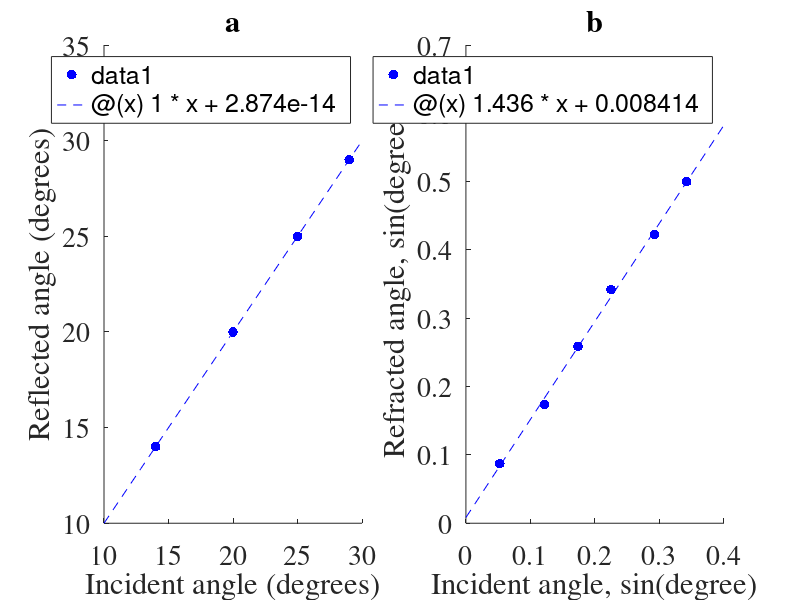
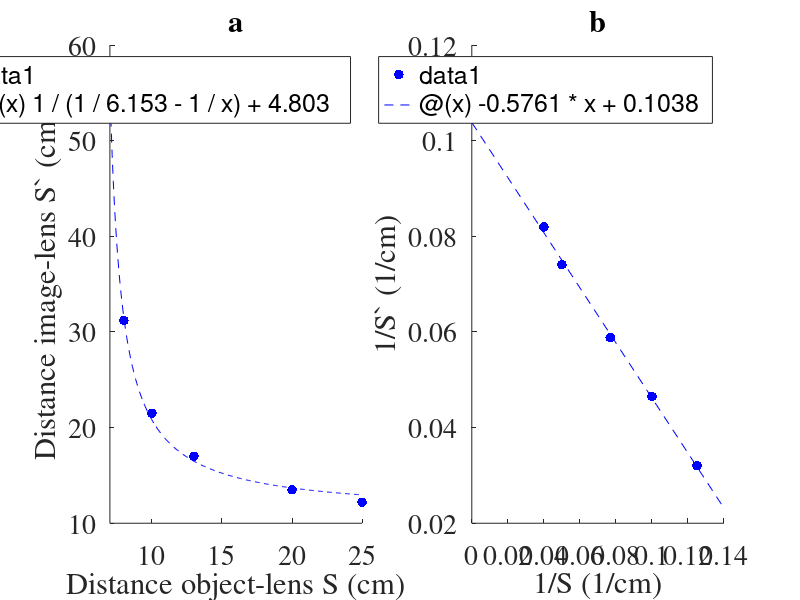

Write MATLAB code to recreate these figures, in order. (Note: this script raises an error after producing the figures.)
%% fig1 reflection and refraction plot sines get n
theta1 = [14, 20, 25, 29];
theta2 = [14, 20, 25, 29];
figure
subplot(1,2,1)
hold on
scatter(theta1, theta2, 50, 'b', 'filled');
fplot(@(x) 1*x + 2.874e-14, [10 30], 'b', 'LineStyle', '--');
hold off
xlabel('Incident angle (degrees)');
ylabel('Reflected angle (degrees)');
set(gca,'FontSize',20)
set(gcf,'color','w');
set(gca, 'fontname', 'times');
title('a');

% f(x) = p1*x + p2
% Coefficients (with 95% confidence bounds):
%        p1 =           1  (1, 1)
%        p2 =   2.874e-14

sin1 = [5, 10, 15, 20, 25,30];
sin1 = sin(sin1.*(pi/180));
sin2 = [3, 7, 10, 13, 17, 20];
sin2 = sin(sin2.*(pi/180));
subplot(1,2,2)
hold on
scatter(sin2, sin1, 50, 'b', 'filled'); 
fplot(@(x) 1.436*x +0.008414, [0 0.4], 'b', 'LineStyle', '--');
hold off
xlabel('Incident angle, sin(degree)');
ylabel('Refracted angle, sin(degree)');
set(gca,'FontSize',20)
set(gcf,'color','w');
set(gca, 'fontname', 'times');
title('b');
% INDEX OF REFRACTION = slope 
% f(x) = p1*x + p2
% Coefficients (with 95% confidence bounds):
%        p1 =       1.436  (1.344, 1.528)
%        p2 =    0.008414  (-0.01214, 0.02897)
% 
% Goodness of fit:
%   SSE: 0.0002533
%   R-square: 0.9979

%% fig2 thin lens, fit the equation, get focal distance
s = [13, 20, 25, 10, 8];
sprime = [17, 13.5, 12.2, 21.5, 31.2];
ss = s.^(-1);
ssprime = sprime.^(-1);
figure
subplot(1,2,1)
hold on
scatter(s, sprime, 50, 'b', 'filled')
fplot(@(x) 1/(1/6.153 - 1/x) + 4.803, [7 25], 'b', 'LineStyle', '--');
hold off
ylabel('Distance image-lens S` (cm)');
xlabel('Distance object-lens S (cm)');
set(gca,'FontSize',20)
set(gcf,'color','w');
set(gca, 'fontname', 'times');
title('a');
% f(x) = 1/(1/a - 1/x) + b
% Coefficients (with 95% confidence bounds):
%        a =       6.153  (5.997, 6.309)
%        b =       4.803  (3.378, 6.228)
% 
% Goodness of fit:
%   SSE: 1.444
%   R-square: 0.9939

subplot(1,2,2)
hold on
scatter(ss, ssprime, 50, 'b', 'filled');
fplot(@(x) -0.5761*x +0.1038, [0 0.14], 'b', 'LineStyle', '--');
hold off
ylabel('1/S` (1/cm)');
xlabel('1/S (1/cm)');
set(gca,'FontSize',20)
set(gcf,'color','w');
set(gca, 'fontname', 'times');
title('b');

% p1 =     -0.5761  (-0.6209, -0.5314)
%        p2 =      0.1038  (0.1001, 0.1076)
% 
% Goodness of fit:
%   SSE: 2.916e-06
%   R-square: 0.9982

% F is 6.153 or 9.6339

%% fig3 pinhole experiment - theta a and universal theta' a'
% the calculations for theta have been done during lab from the values of p
% and q
% i have previously corrected all units to match
% evidently the data taken by my group is skewed
% 3 data points have been corrected
data = csvread('data.csv');
region1 = csvread('region1.csv');
region3 = csvread('region3.csv');
region1corr = csvread('region1corr.csv');

figure
subplot(1,2,1)
scatter(data(:,1), data(:,2),50,'b','filled');
ylabel('Angular resolution (degrees)');
xlabel('Pinhole size (\mum)');
set(gca,'FontSize',20)
set(gcf,'color','w');
set(gca, 'fontname', 'times');
title('a');

subplot(1,2,2)
hold on
scatter(region1(:,1), region1(:,2),50,'b');
scatter(region3(:,1), region3(:,2),50,'r', 'filled');
scatter(region1corr(:,1), region1corr(:,2),50,'b', 'filled');
fplot(@(x) 8.836/x, [0.5 10], 'b', 'LineStyle', '--'); 
fplot(@(x) 0.4566*x + 0.1784, [0.5 10], 'r', 'LineStyle', '--'); 
hold off
ylabel('Effective angular resolution, \theta`');
xlabel('Effective pinhole size, a`');
set(gca,'FontSize',20)
set(gcf,'color','w');
set(gca, 'fontname', 'times');
title('b');
legend({'','Diffraction limit', 'Geometric limit', 'Inverse fit', 'Linear fit'});

% for fits
region1corrx = region1corr(:,1);
region1corry = region1corr(:,2);
region3x = region3(:,1);
region3y = region3(:,2);

%  f(x) = a/x
% Coefficients (with 95% confidence bounds):
%        a =       8.836  (7.237, 10.43)
% Goodness of fit:
%   SSE: 6.874
%   R-square: 0.909

% p1 =      0.4566  (0.2995, 0.6136)
%        p2 =      0.1784  (-0.3647, 0.7216)
% 
% Goodness of fit:
%   SSE: 2.035
%   R-square: 0.7522

%% fig4 airy disk Plot sin θ vs. 1/a with MATLAB Calculate λ from the t and
% percent difference
% angle is arctan(the distance measured to the first max with fiji/distance
% to camera)

in75 = csvread('75i.csv');
in50 = csvread('50in.csv');
in25 = csvread('25in.csv');
%from pixels to micrometers and center radially
in75(:,1) = (in75(:,1)-851.5)*3.45; 
in50(:,1) = (in50(:,1)-851.5)*3.45; 
in25(:,1) = (in25(:,1)-851.5)*3.45; 
% normalize by maximum
in75(:,2) = in75(:,2)./255;
in50(:,2) = in50(:,2)./255;
in25(:,2) = in25(:,2)./255;

% expected and calculated thetas. Distance 4 cm
t1 = atan(871.125e-6/(4e-2+17.536e-3));
te1 = 1.22*(625e-9)/871.125e-6;
t2 = atan(1329.98e-6/(4e-2+17.536e-3));
te2 = 1.22*(625e-9)/1329.98e-6;
t3 = atan(2489.18e-6/(4e-2+17.536e-3));
te3 = 1.22*(625e-9)/2489.18e-6;

figure
hold on
plot(in75(:,1), in75(:,2));
plot(in50(:,1), in50(:,2));
plot(in25(:,1), in25(:,2));
hold off
xlabel('Distance, radially centered (\mum)');
ylabel('Normalized gray value (AU)');
set(gca,'FontSize',20)
set(gcf,'color','w');
set(gca, 'fontname', 'times');

onea = [1/75, 1/50, 1/25];
sines = sin([t1, t2, t3]);
figure
hold on
scatter(onea, sines, 50, 'b', 'filled');
fplot(@(x) 1.042*x + 0.001681, [0 0.05], 'b', 'LineStyle', '--');
% expected
fplot(@(x) (1.22*635/1000)*x, [0 0.05],'k');
hold off
xlabel('1/a (1/\mum)');
ylabel('Sine of resolution angle,  sin(\theta)');
set(gca,'FontSize',20)
set(gcf,'color','w');
set(gca, 'fontname', 'times');

lambda = 1000*1.002/1.22; %in nanom
pd = (lambda-635)/635;

% p1 =       1.042  (0.5599, 1.525)
%        p2 =    0.001681  (-0.01131, 0.01468)
% 
% Goodness of fit:
%   SSE: 5.55e-07
%   R-square: 0.9987

% somewhat over estimated but this can be explained by the oversaturation:
% could have made the location of the first dark ring "wider" than it
% should be, since it could not be differentiated


%% fig5 angle dependence on grating spacing - to determine wavelength

d500 = [18, 13.5, 8.6, 3.4];
y500 = [6.9, 4.6, 2.8, 1.5];
d1000 = [3.4, 6.3, 9.3, 2.8];
y1000 = [3, 5.6, 7.8, 2.4];

figure
hold on
scatter(d500, y500, 'b', 'filled');
scatter(d1000, y1000, 'r', 'filled');
fplot(@(x) 0.3678*x -0.04931, [0 18], 'b', 'LineStyle', '--');
fplot(@(x) 0.8323*x + 0.1641, [0 18], 'r', 'LineStyle', '--');
hold off
xlabel('Distance grating-screen (cm)');
ylabel('Distance to first maxima (cm)');
set(gca,'FontSize',20)
set(gcf,'color','w');
set(gca, 'fontname', 'times');

% p1 =      0.3678  (0.1921, 0.5434)
%        p2 =    -0.04931  (-2.186, 2.087)
% 
% Goodness of fit:
%   SSE: 0.3958
%   R-square: 0.9759

% p1 =      0.8323  (0.692, 0.9726)
%        p2 =      0.1641  (-0.6822, 1.01)
% 
% Goodness of fit:
%   SSE: 0.05691
%   R-square: 0.9969

% lambda found in nanom
lambda500 = 0.3678*(1e6/500);
lambda1000 =  0.8323*(1e6/500);

%% fig6 3 subfigures: computed images, computed ftt, experimental ftt